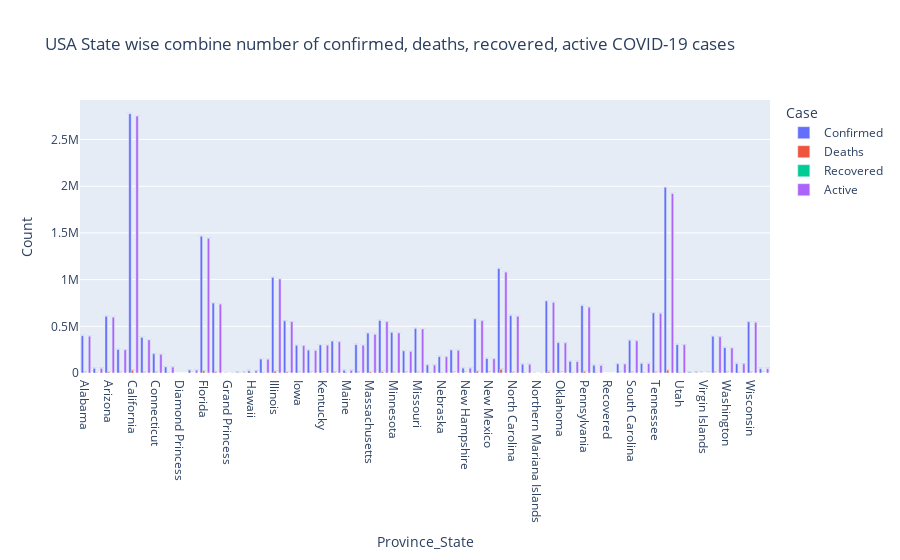

Notebook code cell kept with this figure:
### Markdown cell above
### Plot Province/State Wise Confirmed cases in USA

### Code cell
province_combine_px = covid_data[covid_data['Country_Region'] == 'US']\
                    .groupby('Province_State', as_index = False)[['Confirmed', 'Deaths', 'Recovered', 'Active']].sum()

fig2 = px.bar(province_combine_px, x='Province_State', 
              y=['Confirmed', 'Deaths', 'Recovered', 'Active'], 
              barmode="group", 
              text=None, 
              text_auto='', 
              labels={'variable': 'Case', 'value':'Count'},
              title="USA State wise combine number of confirmed, deaths, recovered, active COVID-19 cases")
fig2.show()

### Figure 1 — Plotly figure (JSON) as saved in the notebook; plotly's stock layout.template omitted (floating-point values rounded to 4 significant figures)
{"data": [{"alignmentgroup": "True", "hovertemplate": "Case=Confirmed<br>Province_State=%{x}<br>Count=%{y}<extra></extra>", "legendgroup": "Confirmed", "marker": {"color": "#636efa", "pattern": {"shape": ""}}, "name": "Confirmed", "offsetgroup": "Confirmed", "orientation": "v", "showlegend": true, "textposition": "auto", "texttemplate": "%{y:}", "type": "bar", "x": ["Alabama", "Alaska", "Arizona", "Arkansas", "California", "Colorado", "Connecticut", "Delaware", "Diamond Princess", "District of Columbia", "Florida", "Georgia", "Grand Princess", "Guam", "Hawaii", "Idaho", "Illinois", "Indiana", "Iowa", "Kansas", "Kentucky", "Louisiana", "Maine", "Maryland", "Massachusetts", "Michigan", "Minnesota", "Mississippi", "Missouri", "Montana", "Nebraska", "Nevada", "New Hampshire", "New Jersey", "New Mexico", "New York", "North Carolina", "North Dakota", "Northern Mariana Islands", "Ohio", "Oklahoma", "Oregon", "Pennsylvania", "Puerto Rico", "Recovered", "Rhode Island", "South Carolina", "South Dakota", "Tennessee", "Texas", "Utah", "Vermont", "Virgin Islands", "Virginia", "Washington", "West Virginia", "Wisconsin", "Wyoming"], "xaxis": "x", "y": [399150, 49979, 607345, 251746, 2776975, 381434, 205994, 64475, 49, 31457, 1464697, 748852, 103, 7399, 23897, 149235, 1024039, 558560, 296171, 244347, 300397, 341431, 29019, 303364, 427135, 562553, 434413, 236868, 477617, 86102, 175620, 246309, 52371, 579250, 154954, 1119284, 614355, 93951, 125, 770977, 325277, 124476, 721820, 82630, 0, 97614, 350084, 102901, 643181, 1988676, 303723, 8790, 2143, 393715, 271595, 99778, 548134, 46719], "yaxis": "y"}, {"alignmentgroup": "True", "hovertemplate": "Case=Deaths<br>Province_State=%{x}<br>Count=%{y}<extra></extra>", "legendgroup": "Deaths", "marker": {"color": "#EF553B", "pattern": {"shape": ""}}, "name": "Deaths", "offsetgroup": "Deaths", "orientation": "v", "showlegend": true, "textposition": "auto", "texttemplate": "%{y:}", "type": "bar", "x": ["Alabama", "Alaska", "Arizona", "Arkansas", "California", "Colorado", "Connecticut", "Delaware", "Diamond Princess", "District of Columbia", "Florida", "Georgia", "Grand Princess", "Guam", "Hawaii", "Idaho", "Illinois", "Indiana", "Iowa", "Kansas", "Kentucky", "Louisiana", "Maine", "Maryland", "Massachusetts", "Michigan", "Minnesota", "Mississippi", "Missouri", "Montana", "Nebraska", "Nevada", "New Hampshire", "New Jersey", "New Mexico", "New York", "North Carolina", "North Dakota", "Northern Mariana Islands", "Ohio", "Oklahoma", "Oregon", "Pennsylvania", "Puerto Rico", "Recovered", "Rhode Island", "South Carolina", "South Dakota", "Tennessee", "Texas", "Utah", "Vermont", "Virgin Islands", "Virginia", "Washington", "West Virginia", "Wisconsin", "Wyoming"], "xaxis": "x", "y": [5299, 224, 10036, 4010, 29638, 5600, 6324, 1128, 0, 813, 22804, 11457, 3, 124, 308, 1528, 19210, 10089, 4127, 3164, 2876, 7833, 432, 6246, 11071, 14145, 5731, 5146, 6173, 1054, 1737, 3450, 862, 19854, 2732, 39288, 7425, 1360, 2, 14899, 2738, 1603, 17710, 1616, 0, 2062, 5758, 1570, 7704, 30441, 1390, 156, 24, 5381, 3698, 1570, 5567, 489], "yaxis": "y"}, {"alignmentgroup": "True", "hovertemplate": "Case=Recovered<br>Province_State=%{x}<br>Count=%{y}<extra></extra>", "legendgroup": "Recovered", "marker": {"color": "#00cc96", "pattern": {"shape": ""}}, "name": "Recovered", "offsetgroup": "Recovered", "orientation": "v", "showlegend": true, "textposition": "auto", "texttemplate": "%{y:}", "type": "bar", "x": ["Alabama", "Alaska", "Arizona", "Arkansas", "California", "Colorado", "Connecticut", "Delaware", "Diamond Princess", "District of Columbia", "Florida", "Georgia", "Grand Princess", "Guam", "Hawaii", "Idaho", "Illinois", "Indiana", "Iowa", "Kansas", "Kentucky", "Louisiana", "Maine", "Maryland", "Massachusetts", "Michigan", "Minnesota", "Mississippi", "Missouri", "Montana", "Nebraska", "Nevada", "New Hampshire", "New Jersey", "New Mexico", "New York", "North Carolina", "North Dakota", "Northern Mariana Islands", "Ohio", "Oklahoma", "Oregon", "Pennsylvania", "Puerto Rico", "Recovered", "Rhode Island", "South Carolina", "South Dakota", "Tennessee", "Texas", "Utah", "Vermont", "Virgin Islands", "Virginia", "Washington", "West Virginia", "Wisconsin", "Wyoming"], "xaxis": "x", "y": [0, 0, 0, 0, 0, 0, 0, 0, 0, 0, 0, 0, 0, 0, 0, 0, 0, 0, 0, 0, 0, 0, 0, 0, 0, 0, 0, 0, 0, 0, 0, 0, 0, 0, 0, 0, 0, 0, 0, 0, 0, 0, 0, 0, 0, 0, 0, 0, 0, 0, 0, 0, 0, 0, 0, 0, 0, 0], "yaxis": "y"}, {"alignmentgroup": "True", "hovertemplate": "Case=Active<br>Province_State=%{x}<br>Count=%{y}<extra></extra>", "legendgroup": "Active", "marker": {"color": "#ab63fa", "pattern": {"shape": ""}}, "name": "Active", "offsetgroup": "Active", "orientation": "v", "showlegend": true, "textposition": "auto", "texttemplate": "%{y:}", "type": "bar", "x": ["Alabama", "Alaska", "Arizona", "Arkansas", "California", "Colorado", "Connecticut", "Delaware", "Diamond Princess", "District of Columbia", "Florida", "Georgia", "Grand Princess", "Guam", "Hawaii", "Idaho", "Illinois", "Indiana", "Iowa", "Kansas", "Kentucky", "Louisiana", "Maine", "Maryland", "Massachusetts", "Michigan", "Minnesota", "Mississippi", "Missouri", "Montana", "Nebraska", "Nevada", "New Hampshire", "New Jersey", "New Mexico", "New York", "North Carolina", "North Dakota", "Northern Mariana Islands", "Ohio", "Oklahoma", "Oregon", "Pennsylvania", "Puerto Rico", "Recovered", "Rhode Island", "South Carolina", "South Dakota", "Tennessee", "Texas", "Utah", "Vermont", "Virgin Islands", "Virginia", "Washington", "West Virginia", "Wisconsin", "Wyoming"], "xaxis": "x", "y": [393851, 49755, 597309, 247736, 2750669, 353757, 199670, 63347, 49, 30644, 1441893, 737395, 100, 7275, 23589, 147707, 1006442, 548634, 292044, 241572, 297521, 333598, 28587, 297162, 414061, 548408, 428682, 231722, 471444, 85048, 173883, 242859, 51509, 559396, 152222, 1080226, 606930, 93206, 123, 756078, 322539, 122873, 704110, 81014, 0, 95552, 344326, 101331, 638746, 1921602, 302333, 8634, 2119, 388334, 267897, 98208, 542567, 46230], "yaxis": "y"}], "layout": {"barmode": "group", "legend": {"title": {"text": "Case"}, "tracegroupgap": 0}, "title": {"text": "USA State wise combine number of confirmed, deaths, recovered, active COVID-19 cases"}, "xaxis": {"anchor": "y", "domain": [0, 1], "title": {"text": "Province_State"}}, "yaxis": {"anchor": "x", "domain": [0, 1], "title": {"text": "Count"}}}}
